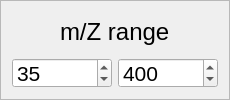
            <widget class="QFrame" name="frame_4">
             <property name="sizePolicy">
              <sizepolicy hsizetype="Expanding" vsizetype="Expanding">
               <horstretch>0</horstretch>
               <verstretch>0</verstretch>
              </sizepolicy>
             </property>
             <property name="minimumSize">
              <size>
               <width>0</width>
               <height>0</height>
              </size>
             </property>
             <property name="maximumSize">
              <size>
               <width>16777215</width>
               <height>16777215</height>
              </size>
             </property>
             <property name="frameShape">
              <enum>QFrame::StyledPanel</enum>
             </property>
             <property name="frameShadow">
              <enum>QFrame::Raised</enum>
             </property>
             <layout class="QGridLayout" name="gridLayout_10">
              <item row="0" column="0" colspan="2" alignment="Qt::AlignHCenter">
               <widget class="QLabel" name="label">
                <property name="sizePolicy">
                 <sizepolicy hsizetype="Preferred" vsizetype="Preferred">
                  <horstretch>0</horstretch>
                  <verstretch>0</verstretch>
                 </sizepolicy>
                </property>
                <property name="minimumSize">
                 <size>
                  <width>0</width>
                  <height>30</height>
                 </size>
                </property>
                <property name="maximumSize">
                 <size>
                  <width>16777215</width>
                  <height>16777215</height>
                 </size>
                </property>
                <property name="font">
                 <font>
                  <pointsize>18</pointsize>
                  <weight>50</weight>
                  <italic>false</italic>
                  <bold>false</bold>
                 </font>
                </property>
                <property name="styleSheet">
                 <string notr="true">font: 18pt;</string>
                </property>
                <property name="text">
                 <string>m/Z range</string>
                </property>
               </widget>
              </item>
              <item row="1" column="0">
               <widget class="QSpinBox" name="spinBox">
                <property name="minimumSize">
                 <size>
                  <width>100</width>
                  <height>30</height>
                 </size>
                </property>
                <property name="maximumSize">
                 <size>
                  <width>100</width>
                  <height>30</height>
                 </size>
                </property>
                <property name="styleSheet">
                 <string notr="true">font: 16pt;</string>
                </property>
                <property name="maximum">
                 <number>500</number>
                </property>
                <property name="value">
                 <number>35</number>
                </property>
               </widget>
              </item>
              <item row="1" column="1">
               <widget class="QSpinBox" name="spinBox_2">
                <property name="minimumSize">
                 <size>
                  <width>100</width>
                  <height>30</height>
                 </size>
                </property>
                <property name="maximumSize">
                 <size>
                  <width>100</width>
                  <height>30</height>
                 </size>
                </property>
                <property name="styleSheet">
                 <string notr="true">font: 16pt;</string>
                </property>
                <property name="maximum">
                 <number>500</number>
                </property>
                <property name="value">
                 <number>400</number>
                </property>
               </widget>
              </item>
             </layout>
            </widget>
